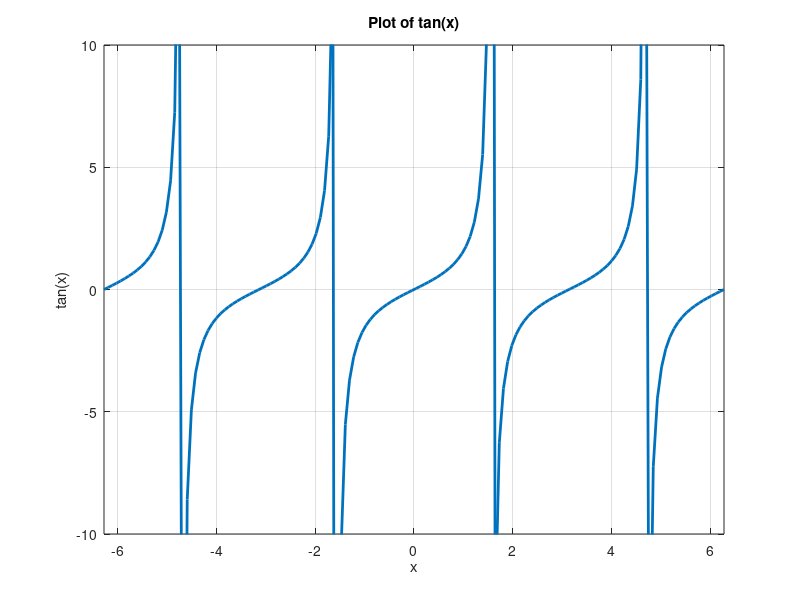

This chart was generated by the following MATLAB code:
% Define the x values
x = linspace(-2*pi, 2*pi, 150);

% Calculate the tangent values
y = tan(x);

% Plot the tangent function
figure;
plot(x, y, 'LineWidth', 2);
title('Plot of tan(x)');
xlabel('x');
ylabel('tan(x)');
grid on;

% Set xlim and ylim for better aesthetics
xlim([-2*pi, 2*pi]);
ylim([-10,10]);